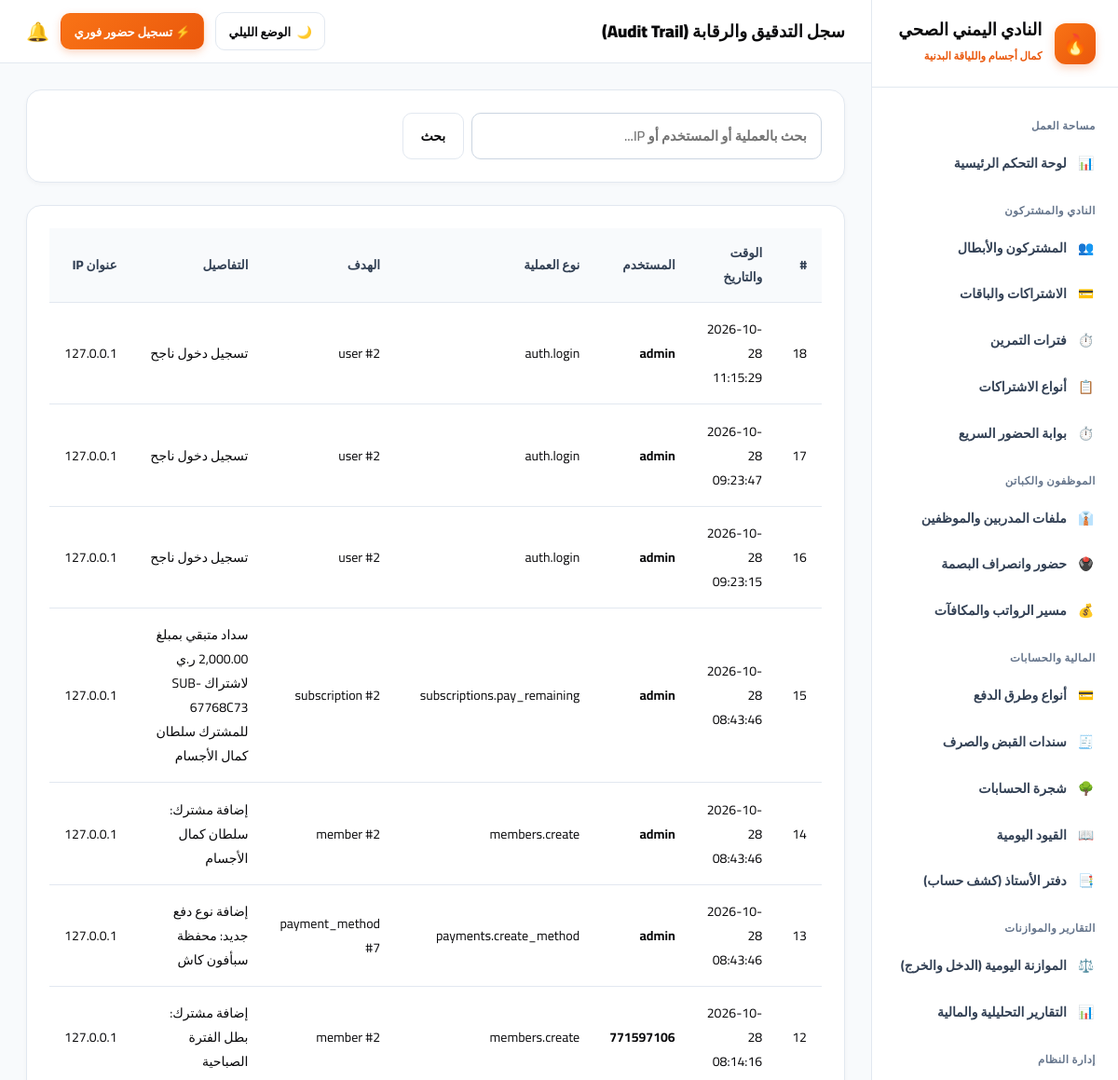
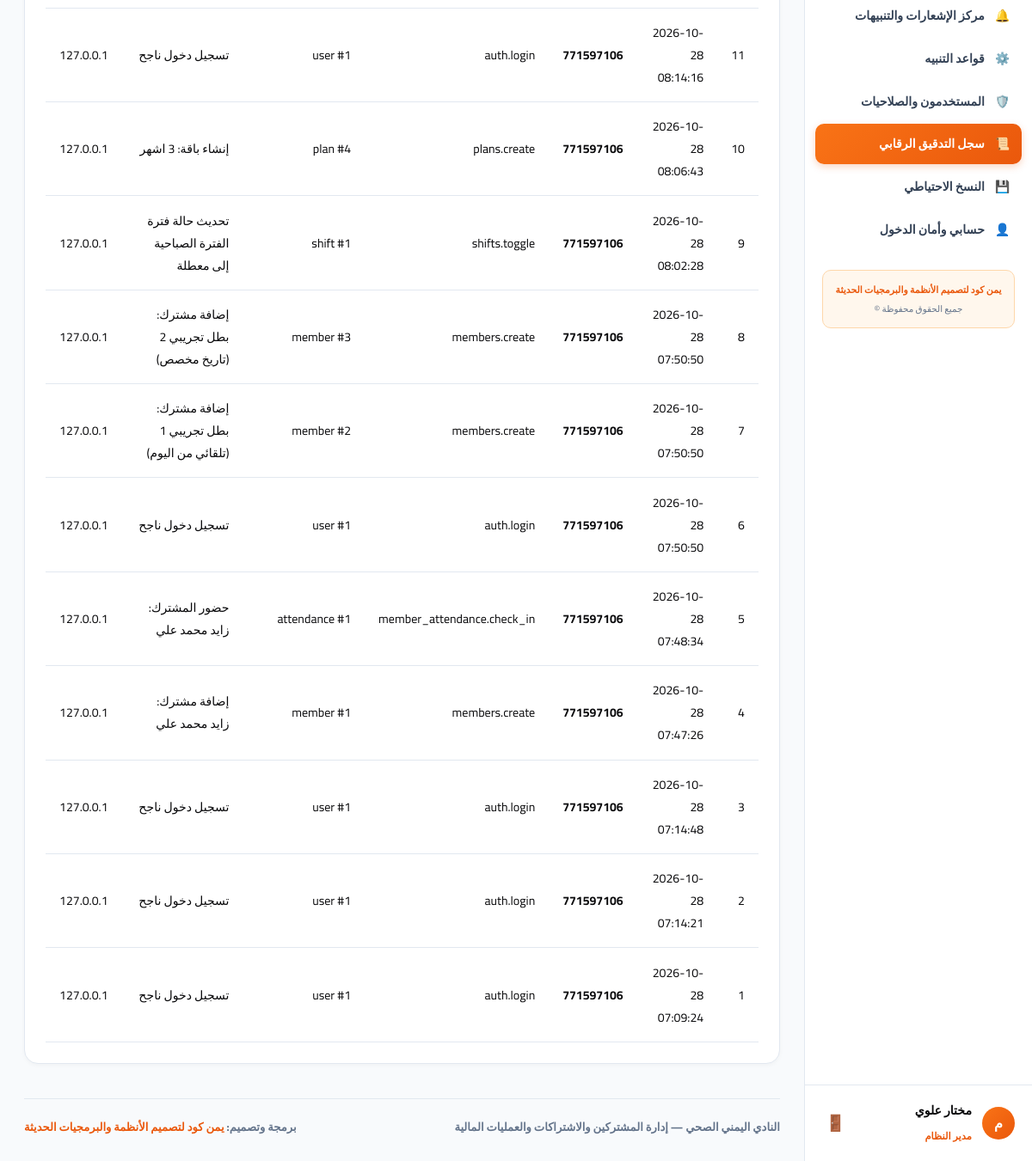
Screenshot of /system/audit (signed in) with the database file from the repository (2 pictures, top to bottom).
### app/models.py (models this page shows, shortened)
class User(UserMixin, db.Model):
    __tablename__ = "users"
    id = db.Column(db.Integer, primary_key=True)
    username = db.Column(db.String(80), unique=True, nullable=False)
    password_hash = db.Column(db.String(255), nullable=False)
    full_name = db.Column(db.String(120), nullable=False)
    role_name = db.Column(db.String(50), default="مدير النظام")
    is_active = db.Column(db.Boolean, default=True)
    created_at = db.Column(db.DateTime, default=datetime.utcnow)

class AuditLog(db.Model):
    __tablename__ = "audit_logs"
    id = db.Column(db.Integer, primary_key=True)
    user_id = db.Column(db.Integer, nullable=True)
    username = db.Column(db.String(80), nullable=True)
    action = db.Column(db.String(100), nullable=False)
    target_type = db.Column(db.String(50), nullable=True)
    target_id = db.Column(db.String(50), nullable=True)
    details = db.Column(db.Text, nullable=True)
    ip_address = db.Column(db.String(50), default="127.0.0.1")
    created_at = db.Column(db.DateTime, default=datetime.utcnow)

### app/routes/system.py (the view, shortened to what this page needs)
@system_bp.route("/audit")
@login_required
def audit():
    q = request.args.get("q", "").strip()
    query = AuditLog.query
    logs = query.order_by(AuditLog.id.desc()).limit(100).all()
    return render_template("system/audit.html", logs=logs, q=q)

### app/templates/system/audit.html (shortened to what this page needs)
{% extends "base.html" %}
{% block header_title %}سجل التدقيق والرقابة (Audit Trail){% endblock %}
{% block content %}
<div class="card">
  <form method="GET" action="{{ url_for('system.audit') }}" style="display: flex; gap: 0.5rem; max-width: 450px;">
    <input type="text" name="q" value="{{ q }}" placeholder="بحث بالعملية أو المستخدم أو IP..." class="form-control">
    <button type="submit" class="btn btn-secondary">بحث</button>
  </form>
</div>
<div class="card">
  <div class="table-responsive">
    <table>
      <thead>
        <tr>
          <th>#</th>
          <th>الوقت والتاريخ</th>
          <th>المستخدم</th>
          <th>نوع العملية</th>
          <th>الهدف</th>
          <th>التفاصيل</th>
          <th>عنوان IP</th>
        </tr>
      </thead>
      <tbody>
        {% for l in logs %}
        <tr>
          <td>{{ l.id }}</td>
          <td>{{ l.created_at.strftime('%Y-%m-%d %H:%M:%S') }}</td>
          <td><strong>{{ l.username }}</strong></td>
          <td><code>{{ l.action }}</code></td>
          <td>{{ l.target_type or '-' }} {% if l.target_id %}#{{ l.target_id }}{% endif %}</td>
          <td>{{ l.details or '-' }}</td>
          <td><code>{{ l.ip_address }}</code></td>
        </tr>
        {% else %}
        <tr>
          <td colspan="7" style="text-align: center; color: #94a3b8; padding: 2rem;">لا توجد حركات مسجلة.</td>
        </tr>
        {% endfor %}
      </tbody>
    </table>
  </div>
</div>
{% endblock %}

### app/templates/base.html (shortened to what this page needs)
<!doctype html>
<html lang="ar" dir="rtl" data-theme="light">
<head>
  <link rel="stylesheet" href="{{ url_for('static', filename='css/theme-iron.css') }}">
</head>
<body>
  <div class="layout-root">
    <aside class="sidebar">
      <a href="{{ url_for('dashboard.index') }}" class="sidebar-brand">
        <div class="brand-icon">🔥</div>
        <div>
          <strong style="font-size: 1.15rem; display: block; line-height: 1.25; font-weight: 900;">النادي اليمني الصحي</strong>
          <span style="font-size: 0.72rem; color: var(--primary); font-weight: 800;">كمال أجسام واللياقة البدنية</span>
        </div>
      </a>
      <div class="sidebar-nav">
        <div class="nav-group-title">مساحة العمل</div>
        <a href="{{ url_for('dashboard.index') }}" class="nav-link {% if request.path == '/dashboard/' %}active{% endif %}">
          <span>📊</span>
          <span>لوحة التحكم الرئيسية</span>
        </a>
        <div class="nav-group-title">النادي والمشتركون</div>
        <a href="{{ url_for('members.index') }}" class="nav-link {% if '/members' in request.path %}active{% endif %}">
          <span>👥</span>
          <span>المشتركون والأبطال</span>
        </a>
        <a href="{{ url_for('subscriptions.index') }}" class="nav-link {% if request.path == '/subscriptions/' %}active{% endif %}">
          <span>💳</span>
          <span>الاشتراكات والباقات</span>
        </a>
        <a href="{{ url_for('shifts.index') }}" class="nav-link {% if '/shifts' in request.path %}active{% endif %}">
          <span>⏱️</span>
          <span>فترات التمرين</span>
        </a>
        <a href="{{ url_for('subscriptions.plans') }}" class="nav-link {% if '/subscriptions/plans' in request.path %}active{% endif %}">
          <span>📋</span>
          <span>أنواع الاشتراكات</span>
        </a>
        <a href="{{ url_for('attendance.index') }}" class="nav-link {% if '/member-attendance' in request.path %}active{% endif %}">
          <span>⏱️</span>
          <span>بوابة الحضور السريع</span>
        </a>
        <div class="nav-group-title">الموظفون والكباتن</div>
        <a href="{{ url_for('employees.index') }}" class="nav-link {% if request.path == '/employees/' %}active{% endif %}">
          <span>👔</span>
          <span>ملفات المدربين والموظفين</span>
        </a>
        <a href="{{ url_for('employees.attendance') }}" class="nav-link {% if '/employees/attendance' in request.path %}active{% endif %}">
          <span>🖲️</span>
          <span>حضور وانصراف البصمة</span>
        </a>
        <a href="{{ url_for('employees.payroll') }}" class="nav-link {% if '/employees/payroll' in request.path %}active{% endif %}">
          <span>💰</span>
          <span>مسير الرواتب والمكافآت</span>
        </a>
        <div class="nav-group-title">المالية والحسابات</div>
        <a href="{{ url_for('payments.methods') }}" class="nav-link {% if '/payments/methods' in request.path %}active{% endif %}">
          <span>💳</span>
          <span>أنواع وطرق الدفع</span>
        </a>
        <a href="{{ url_for('accounting.vouchers') }}" class="nav-link {% if '/accounting/vouchers' in request.path %}active{% endif %}">
          <span>🧾</span>
          <span>سندات القبض والصرف</span>
        </a>
        <a href="{{ url_for('accounting.accounts') }}" class="nav-link {% if '/accounting/accounts' in request.path %}active{% endif %}">
          <span>🌳</span>
          <span>شجرة الحسابات</span>
        </a>
        <a href="{{ url_for('accounting.journal') }}" class="nav-link {% if '/accounting/journal' in request.path %}active{% endif %}">
          <span>📖</span>
          <span>القيود اليومية</span>
        </a>
        <a href="{{ url_for('accounting.ledger') }}" class="nav-link {% if '/accounting/ledger' in request.path %}active{% endif %}">
          <span>📑</span>
          <span>دفتر الأستاذ (كشف حساب)</span>
        </a>
        <div class="nav-group-title">التقارير والموازنات</div>
        <a href="{{ url_for('reports.daily_balance') }}" class="nav-link {% if '/reports/daily-balance' in request.path %}active{% endif %}">
          <span>⚖️</span>
          <span>الموازنة اليومية (الدخل والخرج)</span>
        </a>
        <a href="{{ url_for('reports.index') }}" class="nav-link {% if request.path == '/reports/' %}active{% endif %}">
          <span>📊</span>
          <span>التقارير التحليلية والمالية</span>
        </a>
        <div class="nav-group-title">إدارة النظام</div>
        <a href="{{ url_for('notifications.index') }}" class="nav-link {% if request.path == '/notifications/' %}active{% endif %}">
          <span>🔔</span>
          <span>مركز الإشعارات والتنبيهات</span>
        </a>
        <a href="{{ url_for('notifications.rules') }}" class="nav-link {% if '/notifications/rules' in request.path %}active{% endif %}">
          <span>⚙️</span>
          <span>قواعد التنبيه</span>
        </a>
        <a href="{{ url_for('auth.users') }}" class="nav-link {% if '/auth/users' in request.path %}active{% endif %}">
          <span>🛡️</span>
          <span>المستخدمون والصلاحيات</span>
        </a>
        <a href="{{ url_for('system.audit') }}" class="nav-link {% if '/system/audit' in request.path %}active{% endif %}">
          <span>📜</span>
          <span>سجل التدقيق الرقابي</span>
        </a>
        <a href="{{ url_for('system.backup') }}" class="nav-link {% if '/system/backup' in request.path %}active{% endif %}">
          <span>💾</span>
          <span>النسخ الاحتياطي</span>
        </a>
        <a href="{{ url_for('auth.profile') }}" class="nav-link {% if '/auth/profile' in request.path %}active{% endif %}">
          <span>👤</span>
          <span>حسابي وأمان الدخول</span>
        </a>
        <div style="margin: 1.5rem 0.5rem 0.5rem 0.5rem; padding: 0.75rem; background: var(--badge-fire-bg); border: 1px solid var(--badge-fire-border); border-radius: 10px; text-align: center;">
          <span style="display: block; font-size: 0.68rem; font-weight: 800; color: var(--primary);">يمن كود لتصميم الأنظمة والبرمجيات الحديثة</span>
          <span style="display: block; font-size: 0.65rem; color: var(--text-caption); margin-top: 2px;">جميع الحقوق محفوظة ©</span>
        </div>
      </div>
      <div class="sidebar-user">
        <div class="user-info">
          <div class="user-avatar">{{ current_user.full_name[0] if current_user.is_authenticated else 'م' }}</div>
          <div>
            <strong style="font-size: 0.88rem; display: block; font-weight: 900;">{{ current_user.full_name if current_user.is_authenticated else 'مستخدم' }}</strong>
            <span style="font-size: 0.72rem; color: var(--primary); font-weight: 800;">{{ current_user.role_name if current_user.is_authenticated else 'مدير النادي' }}</span>
          </div>
        </div>
        <form method="POST" action="{{ url_for('auth.logout') }}">
          <button type="submit" title="تسجيل الخروج" style="background: none; border: none; cursor: pointer; color: var(--text-caption); font-size: 1.15rem; padding: 4px;">
            🚪
          </button>
        </form>
      </div>
    </aside>
    <div class="main-wrapper">
      <header class="topbar">
        <div>
          <h1 style="font-size: 1.15rem; margin: 0; font-weight: 900; color: var(--text-main);">
            {% block header_title %}النادي اليمني الصحي · نظام إدارة الصالة والأنشطة الرياضية{% endblock %}
          </h1>
        </div>
        <div style="display: flex; align-items: center; gap: 0.75rem;">
          <button type="button" class="theme-switch-btn" id="themeToggleBtn" onclick="toggleTheme()" title="التبديل بين الوضع الليلي والنهاري">
            <span id="themeBtnIcon">🌙</span>
            <span id="themeBtnText">الوضع الليلي</span>
          </button>
          <a href="{{ url_for('attendance.index') }}" class="btn btn-primary" style="font-size: 0.82rem; padding: 0.4rem 0.85rem;">
            ⚡ تسجيل حضور فوري
          </a>
          <a href="{{ url_for('notifications.index') }}" title="الإشعارات" style="text-decoration: none; font-size: 1.25rem; position: relative;">
            🔔
          </a>
        </div>
      </header>
      <main class="content-area">
        {% block content %}{% endblock %}
        <footer style="margin-top: 2.5rem; padding-top: 1.25rem; border-top: 1.5px solid var(--card-border); display: flex; justify-content: space-between; align-items: center; flex-wrap: wrap; gap: 0.75rem; font-size: 0.82rem; color: var(--text-caption); font-weight: 700;">
          <div>
            <strong>النادي اليمني الصحي</strong> — إدارة المشتركين والاشتراكات والعمليات المالية
          </div>
          <div>
            برمجة وتصميم: <strong style="color: var(--primary);">يمن كود لتصميم الأنظمة والبرمجيات الحديثة</strong>
          </div>
        </footer>
      </main>
    </div>
  </div>
</body>
</html>

### rows the page displays
User: is_active+full_name "م", is_active+full_name "مختار علوي", is_active+role_name "مدير النظام"
AuditLog: id "18", created_at "2026-10-28 11:15:29", username "admin", action "auth.login", target_type "user", target_id "2", details "تسجيل دخول ناجح", ip_address "127.0.0.1"
AuditLog: id "17", created_at "2026-10-28 09:23:47", username "admin", action "auth.login", target_type "user", target_id "2", details "تسجيل دخول ناجح", ip_address "127.0.0.1"
AuditLog: id "16", created_at "2026-10-28 09:23:15", username "admin", action "auth.login", target_type "user", target_id "2", details "تسجيل دخول ناجح", ip_address "127.0.0.1"
AuditLog: id "15", created_at "2026-10-28 08:43:46", username "admin", action "subscriptions.pay_remaining", target_type "subscription", target_id "2", details "سداد متبقي بمبلغ 2,000.00 ر.ي لاشتراك SUB-67768C73 للمشترك سلطان كمال الأجسام", ip_address "127.0.0.1"
AuditLog: id "14", created_at "2026-10-28 08:43:46", username "admin", action "members.create", target_type "member", target_id "2", details "إضافة مشترك: سلطان كمال الأجسام", ip_address "127.0.0.1"
AuditLog: id "13", created_at "2026-10-28 08:43:46", username "admin", action "payments.create_method", target_type "payment_method", target_id "7", details "إضافة نوع دفع جديد: محفظة سبأفون كاش", ip_address "127.0.0.1"
AuditLog: id "12", created_at "2026-10-28 08:14:16", username "771597106", action "members.create", target_type "member", target_id "2", details "إضافة مشترك: بطل الفترة الصباحية", ip_address "127.0.0.1"
AuditLog: id "11", created_at "2026-10-28 08:14:16", username "771597106", action "auth.login", target_type "user", target_id "1", details "تسجيل دخول ناجح", ip_address "127.0.0.1"
AuditLog: id "10", created_at "2026-10-28 08:06:43", username "771597106", action "plans.create", target_type "plan", target_id "4", details "إنشاء باقة: 3 اشهر", ip_address "127.0.0.1"
AuditLog: id "9", created_at "2026-10-28 08:02:28", username "771597106", action "shifts.toggle", target_type "shift", target_id "1", details "تحديث حالة فترة الفترة الصباحية إلى معطلة", ip_address "127.0.0.1"
AuditLog: id "8", created_at "2026-10-28 07:50:50", username "771597106", action "members.create", target_type "member", target_id "3", details "إضافة مشترك: بطل تجريبي 2 (تاريخ مخصص)", ip_address "127.0.0.1"
AuditLog: id "7", created_at "2026-10-28 07:50:50", username "771597106", action "members.create", target_type "member", target_id "2", details "إضافة مشترك: بطل تجريبي 1 (تلقائي من اليوم)", ip_address "127.0.0.1"
AuditLog: id "6", created_at "2026-10-28 07:50:50", username "771597106", action "auth.login", target_type "user", target_id "1", details "تسجيل دخول ناجح", ip_address "127.0.0.1"
AuditLog: id "5", created_at "2026-10-28 07:48:34", username "771597106", action "member_attendance.check_in", target_type "attendance", target_id "1", details "حضور المشترك: زايد محمد علي", ip_address "127.0.0.1"
AuditLog: id "4", created_at "2026-10-28 07:47:26", username "771597106", action "members.create", target_type "member", target_id "1", details "إضافة مشترك: زايد محمد علي", ip_address "127.0.0.1"
AuditLog: id "3", created_at "2026-10-28 07:14:48", username "771597106", action "auth.login", target_type "user", target_id "1", details "تسجيل دخول ناجح", ip_address "127.0.0.1"
AuditLog: id "2", created_at "2026-10-28 07:14:21", username "771597106", action "auth.login", target_type "user", target_id "1", details "تسجيل دخول ناجح", ip_address "127.0.0.1"
AuditLog: id "1", created_at "2026-10-28 07:09:24", username "771597106", action "auth.login", target_type "user", target_id "1", details "تسجيل دخول ناجح", ip_address "127.0.0.1"
